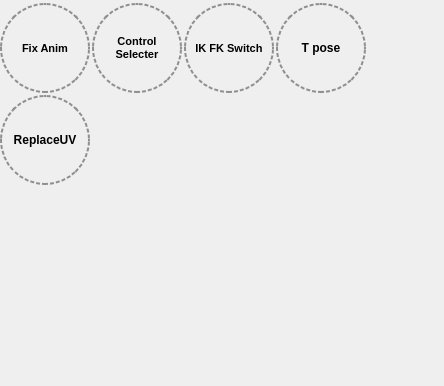
          <widget class="QWidget" name="page_6">
           <property name="geometry">
            <rect>
             <x>0</x>
             <y>0</y>
             <width>444</width>
             <height>386</height>
            </rect>
           </property>
           <property name="styleSheet">
            <string notr="true">QPushButton {
	border: 2px dotted  #8f8f91;
	border-radius: 45px;
}

QPushButton:hover {
	border-style:solid;
	background-color: qlineargradient(spread:pad, x1:0.5, y1:0, x2:0.5, y2:1, stop:0 rgba(255, 223, 121, 255), stop:0.488636 rgba(255, 216, 91, 255), stop:1 rgba(255, 223, 121, 255));
	color: rgb(42, 42, 42);
 }</string>
           </property>
           <attribute name="label">
            <string>Other Tool</string>
           </attribute>
           <layout class="QGridLayout" name="gridLayout_3">
            <property name="leftMargin">
             <number>0</number>
            </property>
            <property name="topMargin">
             <number>3</number>
            </property>
            <property name="rightMargin">
             <number>0</number>
            </property>
            <property name="bottomMargin">
             <number>3</number>
            </property>
            <property name="spacing">
             <number>2</number>
            </property>
            <item row="0" column="2">
             <widget class="QPushButton" name="btn_IKFKSwitch">
              <property name="sizePolicy">
               <sizepolicy hsizetype="Minimum" vsizetype="Minimum">
                <horstretch>0</horstretch>
                <verstretch>0</verstretch>
               </sizepolicy>
              </property>
              <property name="minimumSize">
               <size>
                <width>90</width>
                <height>90</height>
               </size>
              </property>
              <property name="maximumSize">
               <size>
                <width>90</width>
                <height>90</height>
               </size>
              </property>
              <property name="font">
               <font>
                <pointsize>8</pointsize>
                <weight>75</weight>
                <italic>false</italic>
                <bold>true</bold>
               </font>
              </property>
              <property name="styleSheet">
               <string notr="true"/>
              </property>
              <property name="text">
               <string>IK FK Switch</string>
              </property>
             </widget>
            </item>
            <item row="0" column="0">
             <widget class="QPushButton" name="btn_FixAnim">
              <property name="sizePolicy">
               <sizepolicy hsizetype="Minimum" vsizetype="Minimum">
                <horstretch>0</horstretch>
                <verstretch>0</verstretch>
               </sizepolicy>
              </property>
              <property name="minimumSize">
               <size>
                <width>90</width>
                <height>90</height>
               </size>
              </property>
              <property name="maximumSize">
               <size>
                <width>90</width>
                <height>90</height>
               </size>
              </property>
              <property name="font">
               <font>
                <pointsize>8</pointsize>
                <weight>75</weight>
                <italic>false</italic>
                <bold>true</bold>
               </font>
              </property>
              <property name="styleSheet">
               <string notr="true"/>
              </property>
              <property name="text">
               <string>Fix Anim</string>
              </property>
             </widget>
            </item>
            <item row="0" column="1">
             <widget class="QPushButton" name="btn_ControlSelecter">
              <property name="sizePolicy">
               <sizepolicy hsizetype="Minimum" vsizetype="Minimum">
                <horstretch>0</horstretch>
                <verstretch>0</verstretch>
               </sizepolicy>
              </property>
              <property name="minimumSize">
               <size>
                <width>90</width>
                <height>90</height>
               </size>
              </property>
              <property name="maximumSize">
               <size>
                <width>90</width>
                <height>90</height>
               </size>
              </property>
              <property name="font">
               <font>
                <pointsize>8</pointsize>
                <weight>75</weight>
                <italic>false</italic>
                <bold>true</bold>
               </font>
              </property>
              <property name="styleSheet">
               <string notr="true"/>
              </property>
              <property name="text">
               <string>Control
Selecter</string>
              </property>
             </widget>
            </item>
            <item row="0" column="3">
             <widget class="QPushButton" name="btn_Tpose">
              <property name="minimumSize">
               <size>
                <width>90</width>
                <height>90</height>
               </size>
              </property>
              <property name="maximumSize">
               <size>
                <width>90</width>
                <height>90</height>
               </size>
              </property>
              <property name="font">
               <font>
                <weight>75</weight>
                <bold>true</bold>
               </font>
              </property>
              <property name="styleSheet">
               <string notr="true"/>
              </property>
              <property name="text">
               <string>T pose</string>
              </property>
             </widget>
            </item>
            <item row="2" column="0">
             <spacer name="verticalSpacer_4">
              <property name="orientation">
               <enum>Qt::Vertical</enum>
              </property>
              <property name="sizeHint" stdset="0">
               <size>
                <width>20</width>
                <height>40</height>
               </size>
              </property>
             </spacer>
            </item>
            <item row="0" column="4">
             <spacer name="horizontalSpacer_3">
              <property name="orientation">
               <enum>Qt::Horizontal</enum>
              </property>
              <property name="sizeHint" stdset="0">
               <size>
                <width>40</width>
                <height>20</height>
               </size>
              </property>
             </spacer>
            </item>
            <item row="1" column="0">
             <widget class="QPushButton" name="btn_ReplaceUV">
              <property name="minimumSize">
               <size>
                <width>90</width>
                <height>90</height>
               </size>
              </property>
              <property name="maximumSize">
               <size>
                <width>90</width>
                <height>90</height>
               </size>
              </property>
              <property name="font">
               <font>
                <weight>75</weight>
                <bold>true</bold>
               </font>
              </property>
              <property name="styleSheet">
               <string notr="true"/>
              </property>
              <property name="text">
               <string>ReplaceUV</string>
              </property>
             </widget>
            </item>
           </layout>
          </widget>
